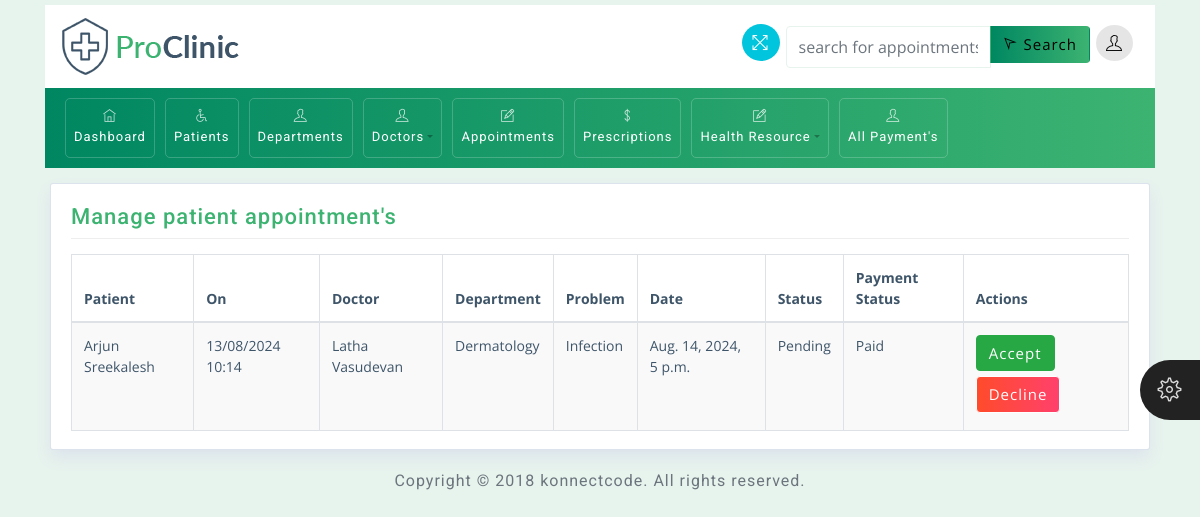
The app's page /appointments/ with its own data.
### patient_app/models.py (models this page shows, shortened)
class Appointment(models.Model):
    user = models.ForeignKey(User, on_delete=models.CASCADE)  # Add this field
    doctor = models.ForeignKey(Doctor, on_delete=models.CASCADE)
    department=models.ForeignKey(Department, on_delete=models.CASCADE)
    problem = models.TextField()
    date = models.DateTimeField()
    STATUS_CHOICES = [
        ('Pending', 'Pending'),
        ('Accepted', 'Accepted'),
        ('Declined', 'Declined'),
    ]
    status = models.CharField(max_length=10, choices=STATUS_CHOICES, default='Pending')
    accepted = models.BooleanField(default=False)
    billing = models.OneToOneField(Billing, on_delete=models.CASCADE, null=True, blank=True)
    received_at = models.DateTimeField(default=timezone.now)

class Doctor(models.Model):
    user = models.OneToOneField(User, on_delete=models.CASCADE, related_name='doctor')
    doctor = models.CharField(max_length=128)
    mobile = models.CharField(max_length=15)
    specialization = models.ForeignKey(Department, on_delete=models.CASCADE)
    image = models.ImageField(upload_to='doctor_images/', blank=True, null=True)
    qualification = models.CharField(max_length=256)
    experience=models.CharField(max_length=256)
    hospital=models.CharField(max_length=256)
    gender=models.CharField(max_length=10)
    language=models.CharField(max_length=10)

class Department(models.Model):
    department=models.CharField(max_length=100)

class Billing(models.Model):
    user = models.ForeignKey(User, on_delete=models.CASCADE, null=True, blank=True)
    patient = models.ForeignKey(Patient, on_delete=models.CASCADE)
    amount_due = models.DecimalField(max_digits=10, decimal_places=2)
    due_date = models.DateField()
    STATUS_CHOICE = [
        ('Paid', 'Paid'),
        ('Unpaid', 'Unpaid'),
    ]
    status = models.CharField(max_length=100, choices=STATUS_CHOICE)
    payment_time = models.DateTimeField(null=True, blank=True)
    is_new = models.BooleanField(default=True)

### patient_app/views.py (the view)
# urls.py: path('appointments/', views.manage_appointments, name='manage_appointments'),
def manage_appointments(request):
    appointments = Appointment.objects.all()
    current_datetime = timezone.now()
    return render(request, 'admin/manage_appointments.html', {'appointments': appointments, 'current_datetime':current_datetime})

### template/admin/manage_appointments.html (shortened to what this page needs)
<!DOCTYPE html>
<html>
	{% load static %}
	{% load tz %}
<head>
	<link rel="stylesheet" href="{% static 'css/bootstrap.min.css' %}">
	<link rel="stylesheet" href="{% static 'css/themify-icons.css' %}">
	<link rel="stylesheet" href="{% static 'css/animate.css' %}">
	<link rel="stylesheet" href="{% static 'css/styles.css' %}">
	<link rel="stylesheet" href="{% static 'css/green.css' %}" id="style_theme">
	<link rel="stylesheet" href="{% static 'css/responsive.css' %}">
	<link rel="stylesheet" href="{% static 'charts/css/morris.css' %}">
	<link rel="stylesheet" href="{% static 'css/jquery-jvectormap.css' %}">
	<link rel="stylesheet" href="https://cdn.datatables.net/2.1.0/css/dataTables.dataTables.css">
    <link rel="stylesheet" href="https://cdn.datatables.net/buttons/3.1.0/css/buttons.dataTables.css">
</head>
<body>
	<div class="theme-settings" id="switcher">
		<span class="theme-click">
			<span class="ti-settings"></span>
		</span>
	</div>
	<div class="wrapper">
		<div id="content">
			<div class="container top-brand">
				<nav class="navbar navbar-default">
					<div class="navbar-header">
						<div class="sidebar-header"> <a href="index.html"><img src="{% static 'images/logo-dark.png' %}" class="logo" alt="logo"></a>
						</div>
					</div>
					<ul class="nav justify-content-end">
						<li class="nav-item">
							<a class="nav-link">
								<span title="Fullscreen" class="ti-fullscreen fullscreen"></span>
							</a>
						</li>
						<li class="nav-item">
                <form method="GET" action="{% url 'search_manage_appointments' %}" class="form-inline">
                    <div class="input-group">
                        <input type="text" class="form-control" id="search-term" name="q" placeholder="search for appointments.." value="{{ query }}">
                        <div class="input-group-append">
                            <button type="submit" class="btn btn-lorvens proclinic-bg">
                                <span class="ti-location-arrow"></span> Search
                            </button>
                        </div>
                    </div>
                </form>
            </li>
						<li class="nav-item">
							<a class="nav-link dropdown-toggle" data-toggle="dropdown" href="#" role="button" aria-haspopup="true"
							 aria-expanded="false">
								<span class="ti-user"></span>
							</a>
						</li>
					</ul>
				</nav>
			</div>
			<div class="container menu-nav">
				<nav class="navbar navbar-expand-lg proclinic-bg text-white">
					<div class="collapse navbar-collapse" id="navbarSupportedContent">
						<ul class="navbar-nav mr-auto">
							<li class="nav-item">
								<a class="nav-link" href="{% url 'home' %}"><span class="ti-home"></span> Dashboard</a>
							</li>
							<li class="nav-item">
								<a class="nav-link" href="{% url 'pat_details' %}">
									<span class="ti-wheelchair"></span> Patients</a>
							</li>
							<li class="nav-item">
								<a class="nav-link" href="{% url 'add_department' %}"><span class="ti-user"></span> Departments</a>
							</li>
							<li class="nav-item dropdown">
								<a class="nav-link dropdown-toggle" data-toggle="dropdown" href="#" role="button" aria-haspopup="true"
								 aria-expanded="false"><span class="ti-user"></span> Doctors</a>
							</li>
							<li class="nav-item">
								<a class="nav-link" href="{% url 'manage_appointments' %}" role="button"><span class="ti-pencil-alt"></span>Appointments</a>
							</li>
							<li class="nav-item">
								<a class="nav-link" href="{% url 'view_prescriptions' %}"><span class="ti-money"></span> Prescriptions</a>
							</li>
							<li class="nav-item dropdown">
								<a class="nav-link dropdown-toggle" data-toggle="dropdown" href="#" role="button" aria-haspopup="true"
								 aria-expanded="false"><span class="ti-pencil-alt"></span> Health Resource</a>
							</li>
							<li class="nav-item">
								<a class="nav-link" href="{% url 'all_payments' %}"><span class="ti-user"></span> All Payment's</a>
							</li>
						</ul>
					</div>
				</nav>
			</div>
				<div class="container reduced-margin">
					<div class="col-md-12">
						<div class="widget-area-2 proclinic-box-shadow">
							<h3 class="widget-title">Manage patient appointment's</h3>
							<div class="table-responsive">
								<table class="table table-bordered table-striped">
									<thead>
										<tr>
                <th>Patient</th>
				<th>On</th>
                <th>Doctor</th>
                <th>Department</th>
                <th>Problem</th>
                <th>Date</th>
                <th>Status</th>
                <th>Payment Status</th>
                <th>Actions</th>
                                        </tr>
									</thead>
        <tbody>
            {% for appointment in appointments %}
                <tr>
                    <td>{{ appointment.user.first_name }} {{ appointment.user.last_name }}</td>
                    <td>{{ appointment.received_at|localtime|date:"d/m/Y H:i" }}</td>
                    <td>{{ appointment.doctor.doctor }}</td>
                    <td>{{ appointment.department.department }}</td>
                    <td>{{ appointment.problem }}</td>
                    <td>{{ appointment.date }}</td>
                    <td>{{ appointment.status }}</td>
                    <td>
                                    {% if appointment.billing %}
                                        {{ appointment.billing.status }}
                                    {% else %}
                                        Not Paid
                                    {% endif %}
                    </td>
                    <td>
                        {% if appointment.status == 'Pending' %}
                            <a href="{% url 'accept_appointment' appointment.id %}" class="btn btn-success">Accept</a>
                            <a href="{% url 'decline_appointment' appointment.id %}" class="btn btn-danger">Decline</a>
                        {% endif %}
                    </td>
                </tr>
            {% endfor %}
        </tbody>
								</table>
							</div>
						</div>
					</div>
				</div>
			<div class="container">
				<div class="d-sm-flex justify-content-center">
				  <span class="text-muted text-center d-block d-sm-inline-block">Copyright © 2018 <a href="http://www.konnectplugins.com/" target="_blank">konnectcode</a>. All rights reserved.</span>
				</div>
			</div>
		</div>
	</div>
</body>
</html>

### static/css/styles.css (style rules this page uses)
body { font-family: 'Open Sans', sans-serif; background-color: #E7F3ED; color: #3e5569; }
h1, h2, h3, h4, h5, h6, span, .menu-nav { font-family: 'Roboto', sans-serif; letter-spacing: 1px; }
a, a:hover, a:focus { color: inherit; text-decoration: none; transition: all 0.3s; }
.navbar { padding: 10px 15px; background: #fff; border: none; border-radius: 0; }
.table td, .table th { padding: .75rem; }
#content { padding-top: 5px; padding-bottom: 15px; transition: all 0.3s; width: 100%; }
.text-muted { color: #6c757d!important; padding-top: 20px; }
.proclinic-box-shadow { border-radius: 0; border: 0; -webkit-box-shadow: 0 0 0 1px #dce3ec, 0 8px 16px 0 #dce3ec; box-shadow: 0 0 0 1px #dce3ec, 0 8px 16px 0 #dce3ec; background: #fff; margin-top: 20px; }
div[class*="col-"] { padding-right: 6px; padding-left: 6px; }
.table-striped tbody tr:nth-of-type(odd) { background-color: rgba(61,79,90,.03); }
table.table tbody td, table.table thead th { font-size: 14px; }
#switcher { position: fixed; bottom: 45%; right: -130px; width: 130px; background-color: #404040; color: #ffffff; z-index: 9999; font-size: 15px; padding-bottom: 20px; -webkit-transition: all 0.6s ease; transition: all 0.6s ease; height: 80px; }
#switcher .theme-click { display: block; position: absolute; padding: 8px; width: 60px; height: 60px; line-height: 48px; color: #ffffff; font-size: 24px; background-color: #222; text-align: center; left: -60px; top: 0; cursor: pointer; z-index: 2; border-radius: 30px 0 0 30px; }
#switcher .theme-click .ti-settings { color: #ddd; }
.menu-nav .navbar-nav .nav-item { font-size: 13px; padding: 2px 0px; border: 1px solid rgba(255,255,255,.2); margin: 0 5px; border-radius: 5px; }
.menu-nav .dropdown-toggle::after { color: rgba(0,0,0,.3); }
.menu-nav [class^="ti-"], .menu-nav [class*=" ti-"] { color: rgba(255,255,255,.8); }
.navbar-default .dropdown-toggle::after { display: none; }
.navbar-default .ti-announcement, .navbar-default .ti-user, .navbar-default .ti-search { padding: 10px; border-radius: 50%; color: #000; }
.navbar-default .ti-user, .navbar-default .ti-announcement, .navbar-default .ti-search { background: rgba(0,0,0,.1); }
.top-brand .nav-link { padding: 6px; cursor: pointer; }
.navbar .nav .nav-item:last-child .nav-link { padding-right: 7px; }
.fullscreen { padding: 10px; font-size: 17px; cursor: pointer; background: #00c5dc; color: #fff; border-radius: 50%; margin-left: 10px; }
.widget-area-2 { background: #fff; margin-top: 1rem; padding: 20px; padding-bottom: 2px; border-radius: 2px; }
.widget-title { font-size: 22px; padding-bottom: .5rem; margin-bottom: 15px; border-bottom: 1px solid #eeeeee; }
.btn { margin-bottom: 5px; font-size: 15px; letter-spacing: 1px; }
.btn-danger { background: #FF416C; background: -webkit-linear-gradient(to right, #FF4B2B, #FF416C); background: linear-gradient(to right, #FF4B2B, #FF416C); border-color: #fff; }
.form-control { border-color: #E7F3ED; }
input.form-control { padding: .5rem .75rem; }

### static/css/green.css (style rules this page uses)
.proclinic-bg { background: #3CB371; background: -webkit-linear-gradient(to right, #008761, #3CB371); background: linear-gradient(to right, #008761, #3CB371); }
.widget-title { color: #3CB371; }

### static/css/responsive.css (style rules this page uses)
@media (min-width: 992px) and (max-width: 1200px) { .menu-nav [class^="ti-"], .menu-nav [class*=" ti-"] { display: block; margin-bottom: 5px; text-align: center; } }

### records on screen
Appointment: user.first_name "Arjun", user.last_name "Sreekalesh", received_at "13/08/2024 10:14", doctor.doctor "Latha Vasudevan", department.department "Dermatology", problem "Infection", date "Aug. 14, 2024, 5 p.m.", status "Pending", billing.status "Paid", shows "Accept"
